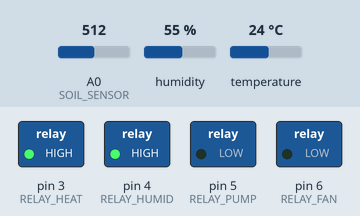
A sketch run on a simulated Arduino Uno, built with avr-gcc and run on an emulated ATmega328P. Parts: switched loads named in the sketch (green lamp = pin HIGH). Inputs (shaded band) come from the test bench; at power-on: humidity 55 %, A0 (SOIL_SENSOR) = 512, temperature 24 °C.

Above: at 10.8 s.
10.9 s: humidity set to 68 %
21.2 s: humidity set to 71 %
At 30.9 s:
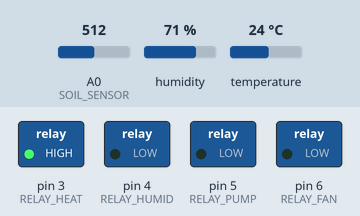
31.5 s: A0 (SOIL_SENSOR) set to 316
41.5 s: A0 (SOIL_SENSOR) set to 289
At 51.2 s:
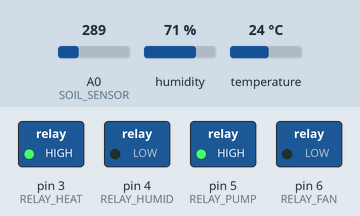
51.5 s: temperature set to 25.4 °C
At 61.2 s:
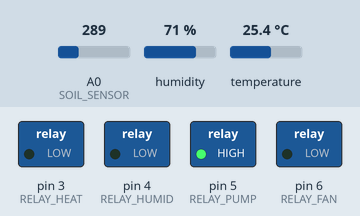
61.5 s: A0 (SOIL_SENSOR) set to 306
At 70.5 s:
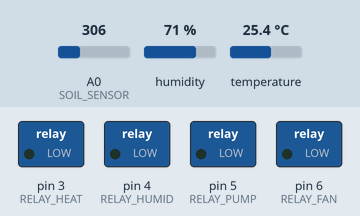
Timing chart, 0 to 72.0 s (numbered marks = the images above; inputs shaded):
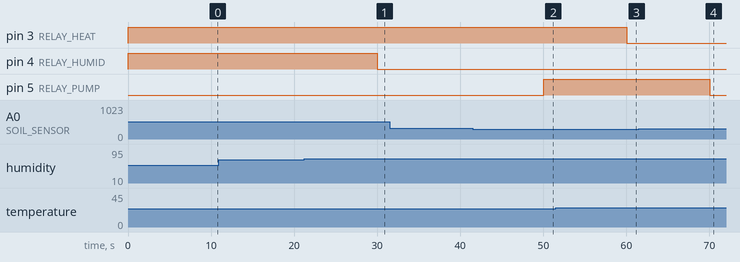

Measured:
- the behaviour switches between 69 and 70 % on humidity (found by bisection; images 0 and 1)
- the behaviour switches between 300 and 299 on A0 (SOIL_SENSOR) (found by bisection; images 1 and 2)
- the behaviour switches between 24.9 and 25 °C on temperature (found by bisection; images 2 and 3)
- after the input at 10.9 s, every drawn part: stays the same
- after the input at 21.2 s, pin 4 (RELAY_HUMID): HIGH → LOW after 8.8 s
- after the input at 31.5 s, every drawn part: stays the same
- after the input at 41.5 s, pin 5 (RELAY_PUMP): LOW → HIGH after 8.5 s
- after the input at 51.5 s, pin 3 (RELAY_HEAT): HIGH → LOW after 8.5 s
- after the input at 61.5 s, pin 5 (RELAY_PUMP): HIGH → LOW after 8.5 s

The sketch:

MushroomHouse.ino
```cpp
/*
  MushroomHouse  (ArduinoAI 2.5 หมวด 16 เกษตรอัจฉริยะ)
  โค้ดต้นฉบับจากโครงงานโรงเรือนเพาะเห็ดอัจฉริยะ (ร.ร.นันทบุรีวิทยา จ.น่าน)
  งานอบรม ทสรช. 25-27 ก.ย. ที่ครูส่งมา (ไม่ได้แก้โค้ดด้านล่าง เก็บไว้เทียบ)

  จุดที่ควรแก้ (แก้แล้วในไฟล์ MushroomHouse.py):
   - เปิด/ปิดที่ค่าเดียวกันพอดี (ไม่มีช่วงกันสั่น) รีเลย์จะติด-ดับถี่
   - ประกาศรีเลย์พัดลมไว้แต่ยังไม่ได้ใช้
   - ไม่ได้ตรวจว่าอ่าน DHT ได้หรือไม่ (isnan)
*/

#include <DHT.h>
#define DHTPIN 2
#define DHTTYPE DHT22

DHT dht(DHTPIN, DHTTYPE);
#define RELAY_HEAT 3
#define RELAY_HUMID 4
#define RELAY_PUMP 5
#define RELAY_FAN 6
#define SOIL_SENSOR A0

const float TEMP_SETPOINT = 25.0;
const float HUMID_SETPOINT = 70.0;
const int SOIL_DRY_THRESHOLD = 300; // This might need calibration

void setup() {
  pinMode(RELAY_HEAT, OUTPUT);
  pinMode(RELAY_HUMID, OUTPUT);
  pinMode(RELAY_PUMP, OUTPUT);
  pinMode(RELAY_FAN, OUTPUT);
  dht.begin();
}

void loop() {
  float humidity = dht.readHumidity();
  float temperature = dht.readTemperature();
  int soilMoisture = analogRead(SOIL_SENSOR);

  if (temperature < TEMP_SETPOINT) {
    digitalWrite(RELAY_HEAT, HIGH);
  } else {
    digitalWrite(RELAY_HEAT, LOW);
  }

  if (humidity < HUMID_SETPOINT) {
    digitalWrite(RELAY_HUMID, HIGH);
  } else {
    digitalWrite(RELAY_HUMID, LOW);
  }

  if (soilMoisture < SOIL_DRY_THRESHOLD) {
    digitalWrite(RELAY_PUMP, HIGH); // Water the plants
  } else {
    digitalWrite(RELAY_PUMP, LOW);
  }

  // Add logic for fan and lights as per requirements

  delay(10000); // Delay for 10 seconds
}
```
